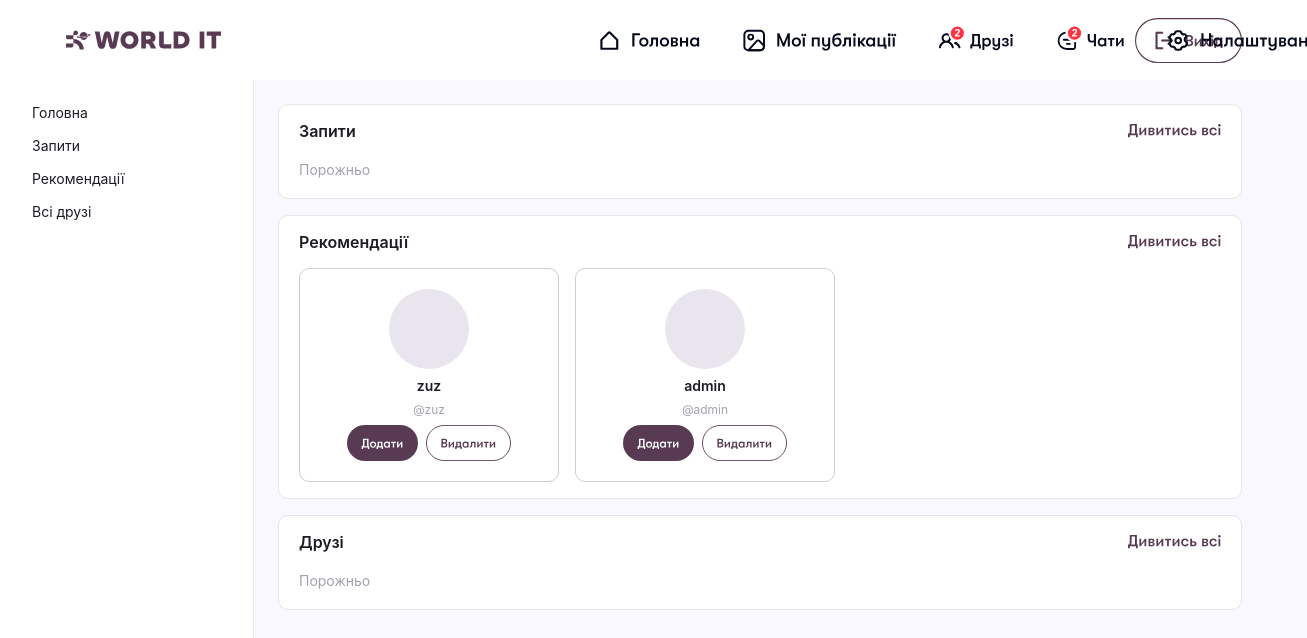
The page /user/ (signed in) on the database as committed earlier.
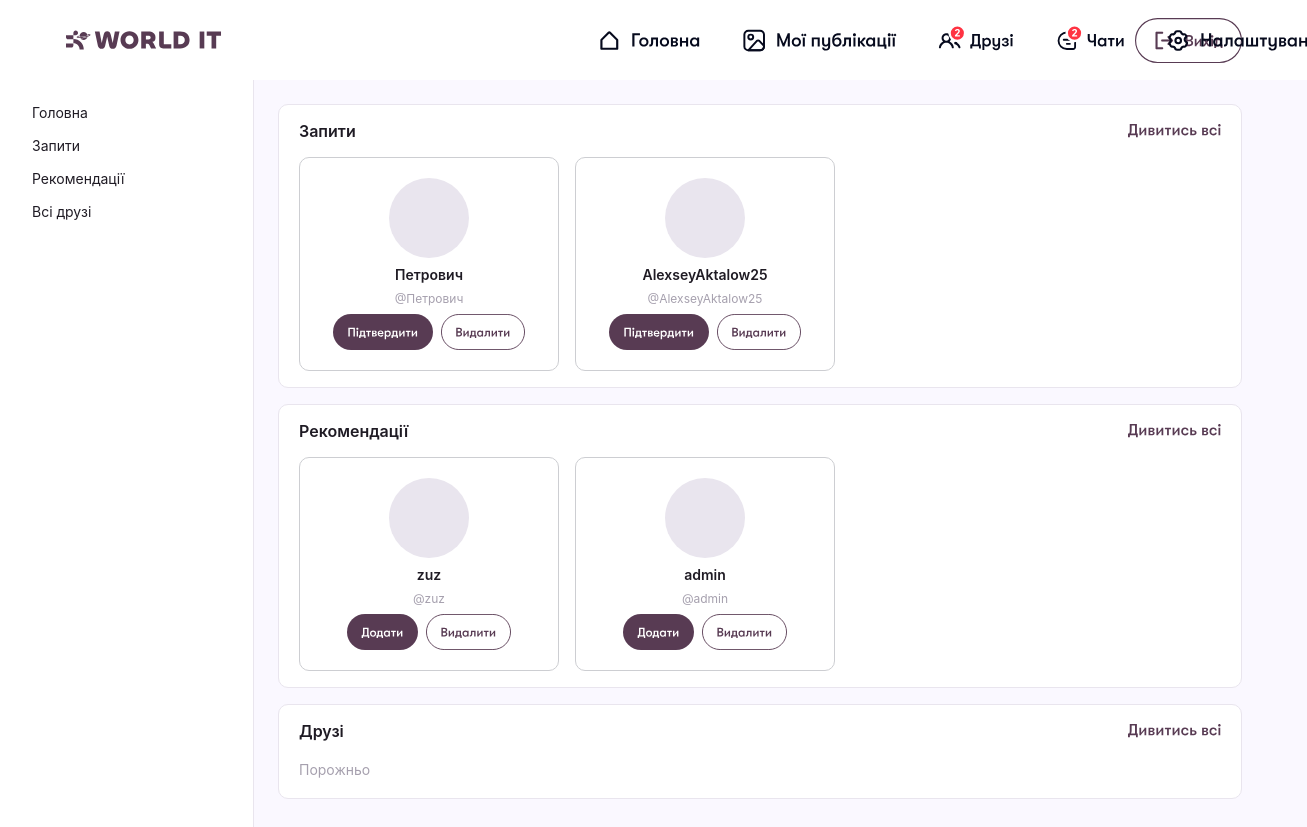
The same page on the database as committed later.
### user_app/models.py (models this page shows)
class User(AbstractUser):
    username = models.CharField(
        max_length=150,
        blank=True,
        null=True
    )
    email = models.EmailField(
        unique=True
    )
    USERNAME_FIELD = 'email'
    REQUIRED_FIELDS = []

### user_app/views.py (the view)
# urls.py: path('', FriendsView.as_view(), name='friends'),
class FriendsView(LoginRequiredMixin, TemplateView):
    template_name = 'user_app/friends.html'
    login_url = '/auth-form/'
    def get_context_data(self, **kwargs):
        context = super().get_context_data(**kwargs)
        hidden_ids = self.request.session.get('hidden_recommendations', [])
        context['sections'] = {
            'requests': {
                'title': 'Запити',
                'users': get_users_by_section(self.request.user, 'requests')[:3]
            },
            'recommendations': {
                'title': 'Рекомендації',
                'users': get_users_by_section(self.request.user, 'recommendations', hidden_ids=hidden_ids)[:6]
            },
            'friends': {
                'title': 'Друзі',
                'users': get_users_by_section(self.request.user, 'friends')[:6]
            },
        }
        return context

### user_app/templates/user_app/friends.html (shortened to what this page needs)
{% extends "base.html" %}
{% load static %}
{% block links %}
    <link rel="stylesheet" href="{% static 'user_static/user_index.css' %}">
{% endblock %}
{% block content %}
    <div class="friends-layout">
        <aside class="friends-sidebar">
            {% include "user_app/particles/friends/friends_nav.html" %}
        </aside>
        {% include "user_app/particles/friends/friends_home.html" %}
    </div>
{% endblock %}

### user_app/templates/user_app/particles/friends/friend_cards.html
{% load static %}
{% for person in users %}
    <article class="friend-card" data-person-id="{{ person.id }}">
        <div class="friend-card-avatar"></div>
        <div class="friend-card-name">{% firstof person.username person.email %}</div>
        <div class="friend-card-username">@{{ person.username }}</div>
        <div class="friend-card-actions">
            {% if section == "requests" %}
                <img src="{% static 'images/AcceptButton.svg' %}" alt="Підтвердити" data-action="accept" style="cursor:pointer;">
                <img src="{% static 'images/DeleteButton.svg' %}" alt="Відхилити" data-action="reject" style="cursor:pointer;">
            {% elif section == "recommendations" %}
                <img src="{% static 'images/AddButton.svg' %}" alt="Додати" data-action="request" style="cursor:pointer;">
                <img src="{% static 'images/DeleteButton.svg' %}" alt="Видалити" data-action="hide" style="cursor:pointer;">
            {% else %}
                <img src="{% static 'images/MessageButton.svg' %}" alt="Повідомлення" data-action="message" style="cursor:pointer;">
                <img src="{% static 'images/DeleteButton.svg' %}" alt="Видалити" data-action="delete" style="cursor:pointer;">
            {% endif %}
        </div>
    </article>
{% empty %}
    <p class="friends-empty">Порожньо</p>
{% endfor %}

Rows that differ between the two databases and show on the page:
now on this page (row edited): User: username "Петрович", shown under "Запити"
added User: username "AlexseyAktalow25", shown under "Запити"
Other text that changed with them:
list line gone: "Порожньо"
